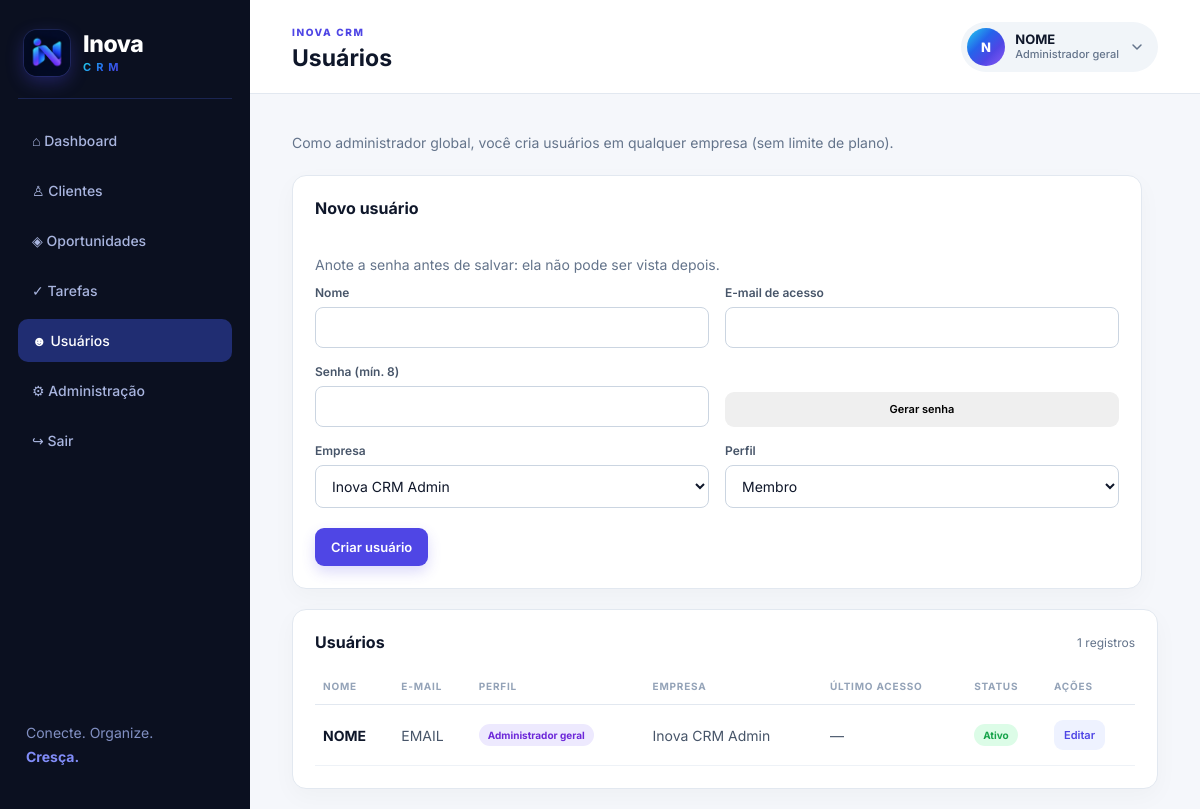
The app's page /index.php?page=users (signed in) with its own data.
### tables this page shows
CREATE TABLE IF NOT EXISTS users (id INT UNSIGNED AUTO_INCREMENT PRIMARY KEY,company_id INT UNSIGNED NOT NULL,name VARCHAR(160) NOT NULL,email VARCHAR(190) UNIQUE NOT NULL,avatar VARCHAR(120) NULL,job_title VARCHAR(80) NULL,phone VARCHAR(40) NULL,password_hash VARCHAR(255) NOT NULL,role ENUM('global_admin','owner','member') NOT NULL DEFAULT 'member',status ENUM('active','suspended') NOT NULL DEFAULT 'active',deleted TINYINT(1) NOT NULL DEFAULT 0,deleted_at DATETIME NULL,last_login_at DATETIME NULL,created_at DATETIME NOT NULL DEFAULT CURRENT_TIMESTAMP,FOREIGN KEY(company_id) REFERENCES companies(id),INDEX(company_id));

CREATE TABLE IF NOT EXISTS companies (id INT UNSIGNED AUTO_INCREMENT PRIMARY KEY,name VARCHAR(160) NOT NULL,owner_name VARCHAR(160) NOT NULL,email VARCHAR(190) NOT NULL,status ENUM('active','suspended') NOT NULL DEFAULT 'active',created_at DATETIME NOT NULL DEFAULT CURRENT_TIMESTAMP,INDEX(status));

### config/bootstrap.php (called while the page is built, shortened)
<?php
function env_value(string $key, ?string $default = null): ?string {
    foreach ([$_ENV[$key] ?? null, $_SERVER[$key] ?? null, getenv($key)] as $v) {
        if ($v !== null && $v !== false && $v !== '') return (string) $v;
    }
    return $default;
}
$configFile = __DIR__ . '/config.php';
$config = require $configFile;
require_once __DIR__ . '/../app/helpers.php';
require_once __DIR__ . '/../app/Database.php';
require_once __DIR__ . '/../app/profile.php';

### config/config.php (called while the page is built, shortened)
<?php
return [
    'app_name' => env_value('APP_NAME', 'Inova CRM'),
    'base_url' => env_value('APP_URL', ''),
    'timezone' => env_value('APP_TIMEZONE', 'America/Sao_Paulo'),
    'session_name' => env_value('SESSION_NAME', 'inova_crm_session'),
    'db' => [
        'host' => env_value('DB_HOST', 'localhost'),
        'port' => env_value('DB_PORT', '3306'),
        'name' => env_value('DB_DATABASE', 'inova_crm'),
        'user' => env_value('DB_USERNAME', 'inova_crm_user'),
        'pass' => env_value('DB_PASSWORD', ''),
        'charset' => env_value('DB_CHARSET', 'utf8mb4'),
    ],
];

### app/Database.php (called while the page is built, shortened)
<?php
final class Database {
 private static ?PDO $pdo=null;
 public static function connection(): PDO {
  if (self::$pdo) return self::$pdo;
  global $config;
  $d=$config['db']; $dsn="mysql:host={$d['host']};port={$d['port']};dbname={$d['name']};charset={$d['charset']}";
  self::$pdo=new PDO($dsn,$d['user'],$d['pass'],[PDO::ATTR_ERRMODE=>PDO::ERRMODE_EXCEPTION,PDO::ATTR_DEFAULT_FETCH_MODE=>PDO::FETCH_ASSOC,PDO::ATTR_EMULATE_PREPARES=>false]);
  return self::$pdo;
 }
}
function db(): PDO { return Database::connection(); }

### public/index.php (the view, shortened to what this page needs)
<?php
declare(strict_types=1); require __DIR__.'/../config/bootstrap.php';
$page=$_GET['page']??'dashboard';
 ?><?php
require_login(); if($page==='admin') require_admin();
if($page==='customers') customers_page(); elseif($page==='deals') deals_page(); elseif($page==='tasks') tasks_page(); elseif($page==='users') users_page(); elseif($page==='profile') profile_page(); elseif($page==='admin') admin_page(); else dashboard_page();
 ?>
<?php
function role_label(string $r):string{return ['global_admin'=>'Administrador geral','owner'=>'Responsável','member'=>'Membro'][$r]??$r;}
function users_page():void {
 $me=current_user(); $isAdmin=($me['role']??'')==='global_admin';
 layout_start('Usuários');
 if($isAdmin){
  $companies=db()->query('SELECT id,name FROM companies ORDER BY name')->fetchAll();
  $rows=db()->query('SELECT u.*,c.name company_name FROM users u JOIN companies c ON c.id=u.company_id WHERE u.deleted=0 ORDER BY u.created_at DESC')->fetchAll();
 } else {
  $q=db()->prepare('SELECT u.*,c.name company_name FROM users u JOIN companies c ON c.id=u.company_id WHERE u.company_id=? AND u.deleted=0 ORDER BY u.created_at DESC'); $q->execute([tenant_id()]); $rows=$q->fetchAll();
 }
 $limit=plan_limits()['users']; $used=count_tenant('users');
 ?><div class="page-actions"><p><?php if($isAdmin): ?>Como administrador global, você cria usuários em qualquer empresa (sem limite de plano).<?php else: ?>Seu plano permite <?=$limit?> usuário(s) · <?=$used?> em uso.<?php endif; ?></p></div>
<section class="card form-card"><div class="card-head"><h3>Novo usuário</h3></div><p style="margin:0 0 12px;color:#64748b">Anote a senha antes de salvar: ela não pode ser vista depois.</p><form method="post" autocomplete="off"><input type="hidden" name="_csrf" value="<?=csrf_token()?>"><div class="form-grid">
<label>Nome<input name="name" required maxlength="160"></label>
<label>E-mail de acesso<input type="email" name="email" required maxlength="190"></label>
<label>Senha (mín. 8)<input type="text" id="user-pass" name="password" required minlength="8" autocomplete="new-password"></label>
<label>&nbsp;<button type="button" class="btn small" onclick="var a='ABCDEFGHJKLMNPQRSTUVWXYZabcdefghijkmnopqrstuvwxyz23456789',r=new Uint32Array(12),o='';crypto.getRandomValues(r);for(var i=0;i<12;i++)o+=a[r[i]%a.length];document.getElementById('user-pass').value=o;">Gerar senha</button></label>
<?php if($isAdmin): ?><label>Empresa<select name="company_id" required><?php foreach($companies as $x): ?><option value="<?=(int)$x['id']?>"><?=e($x['name'])?></option><?php endforeach; ?></select></label><label>Perfil<select name="role"><option value="member">Membro</option><option value="owner">Responsável</option></select></label><?php endif; ?>
</div><button class="btn primary">Criar usuário</button></form></section>
<section class="card"><div class="card-head"><h3>Usuários</h3><span class="counter"><?=count($rows)?> registros</span></div><div class="table-wrap"><table><thead><tr><th>Nome</th><th>E-mail</th><th>Perfil</th><?php if($isAdmin): ?><th>Empresa</th><?php endif; ?><th>Último acesso</th><th>Status</th><?php if($isAdmin): ?><th class="col-actions">Ações</th><?php endif; ?></tr></thead><tbody><?php foreach($rows as $r): ?><tr><td><strong><?=e($r['name'])?></strong></td><td><?=e($r['email'])?></td><td><span class="badge <?=$r['role']==='member'?'new':'pro'?>"><?=e(role_label($r['role']))?></span></td><?php if($isAdmin): ?><td><?=e($r['company_name'])?></td><?php endif; ?><td><?=e($r['last_login_at']?date('d/m/Y H:i',strtotime($r['last_login_at'])):'—')?></td><td><span class="badge <?=$r['status']==='active'?'won':'lost'?>"><?=e($r['status']==='active'?'Ativo':'Suspenso')?></span></td><?php if($isAdmin): ?><td class="col-actions"><a class="btn small" style="margin:0;width:auto;background:#eef2ff;color:#4f46e5" href="index.php?page=users&edit=<?=(int)$r['id']?>">Editar</a><?php if($r['role']!=='global_admin' && (int)$r['id']!==(int)$me['id']) delete_button('users','delete_user','user_id',(int)$r['id'],'Excluir o usuário '.$r['email'].'?'); ?></td><?php endif; ?></tr><?php endforeach; ?></tbody></table></div></section><?php layout_end(); }

### app/helpers.php (shortened to what this page needs)
<?php
function e(mixed $v): string { return htmlspecialchars((string)$v, ENT_QUOTES, 'UTF-8'); }
function get_flash(): ?array { $f=$_SESSION['_flash']??null; unset($_SESSION['_flash']); return $f; }
function current_user(): ?array { return $_SESSION['user']??null; }
function require_login(): void {
    $q=db()->prepare('SELECT u.name,u.email,u.avatar,u.job_title,u.phone,u.role,u.status,u.deleted,c.status company_status,s.plan_code FROM users u JOIN companies c ON c.id=u.company_id LEFT JOIN company_subscriptions s ON s.company_id=c.id AND s.status="active" WHERE u.id=? LIMIT 1');
    $q->execute([$_SESSION['user']['id']]); $fresh=$q->fetch();
}
function favicon_tags(): string { return '<link rel="icon" href="favicon.ico" sizes="any"><link rel="icon" type="image/png" sizes="32x32" href="assets/favicon-32.png"><link rel="icon" type="image/png" sizes="192x192" href="assets/icon-192.png"><link rel="apple-touch-icon" href="assets/apple-touch-icon.png"><meta name="theme-color" content="#0b1020">'; }
    ?>
<?php
function layout_start(string $title): void { global $config; $u=current_user(); $flash=get_flash(); ?><!doctype html><html lang="pt-BR"><head><meta charset="utf-8"><meta name="viewport" content="width=device-width,initial-scale=1"><title><?=e($title)?> · Inova CRM</title><?=favicon_tags()?><link rel="stylesheet" href="assets/app.css"></head><body><div class="app-shell"><div class="sidebar-backdrop" data-nav-close></div><aside class="sidebar" id="sidebar" aria-label="Menu principal"><button type="button" class="nav-close" data-nav-close aria-label="Fechar menu">&times;</button><a class="brand" href="index.php" aria-label="Inova CRM - início"><img class="brand-mark" src="assets/brand-mark.png" alt="" width="46" height="46"><span class="brand-text"><strong>Inova</strong><em>CRM</em></span></a><nav><?php $cur=$_GET['page']??'dashboard'; $items=['dashboard'=>['index.php','⌂ Dashboard'],'customers'=>['index.php?page=customers','♙ Clientes'],'deals'=>['index.php?page=deals','◈ Oportunidades'],'tasks'=>['index.php?page=tasks','✓ Tarefas']]; if($u && in_array($u['role'],['owner','global_admin'],true)) $items['users']=['index.php?page=users','☻ Usuários']; if($u && $u['role']==='global_admin') $items['admin']=['index.php?page=admin','⚙ Administração']; foreach($items as $k=>$it): ?><a href="<?=$it[0]?>" class="<?=$cur===$k?'active':''?>"><?=$it[1]?></a><?php endforeach; ?><a href="index.php?page=logout">↪ Sair</a></nav><div class="side-foot">Conecte. Organize.<br><strong>Cresça.</strong></div></aside><main class="main"><header class="topbar"><button type="button" class="menu-btn" id="menu-btn" aria-label="Abrir menu" aria-controls="sidebar" aria-expanded="false"><span></span><span></span><span></span></button><div class="topbar-title"><span class="eyebrow">INOVA CRM</span><h1><?=e($title)?></h1></div><?php if($u): $rl=['global_admin'=>'Administrador geral','owner'=>'Responsável','member'=>'Membro'][$u['role']??'']??($u['role']??''); ?><div class="profile-menu"><button type="button" class="user-pill" id="profile-btn" aria-haspopup="true" aria-expanded="false" aria-controls="profile-dd"><?=avatar_html($u,'avatar-sm')?><span class="user-info"><b><?=e($u['name'])?></b><small><?=e(($u['job_title']??'')?:$rl)?></small></span><svg class="chev" viewBox="0 0 24 24" width="16" height="16" fill="none" stroke="currentColor" stroke-width="2.2" stroke-linecap="round" stroke-linejoin="round" aria-hidden="true"><path d="m6 9 6 6 6-6"/></svg></button><div class="profile-dd" id="profile-dd" hidden><div class="dd-head"><?=avatar_html($u,'avatar-md')?><div><strong><?=e($u['name'])?></strong><small><?=e($u['email']??'')?></small><span class="badge pro"><?=e($rl)?></span></div></div><a href="index.php?page=profile">Meu perfil</a><a href="index.php?page=logout" class="dd-out">Sair</a></div></div><?php endif; ?></header><?php if($flash): ?><div class="flash <?=$flash[0]?>"><?=e($flash[1])?></div><?php endif; ?><?php }
function layout_end(): void { ?></main></div></body></html><?php }

### app/profile.php (shortened to what this page needs)
<?php
function user_initials(string $name): string {
    $parts = preg_split('/\s+/u', trim($name), -1, PREG_SPLIT_NO_EMPTY) ?: [];
    $first = mb_strtoupper(mb_substr($parts[0], 0, 1));
    $last = count($parts) > 1 ? mb_strtoupper(mb_substr($parts[count($parts) - 1], 0, 1)) : '';
    return $first . $last;
}
function avatar_html(array $u, string $class = ''): string {
    $file = (string)($u['avatar'] ?? '');
    $class = trim('avatar ' . $class);
    return '<span class="' . e($class) . ' avatar-initials" aria-hidden="true">' . e(user_initials((string)($u['name'] ?? ''))) . '</span>';
}
    layout_start('Meu perfil'); ?>

### records on screen
users: name "N", name "NOME", job_title+role "Administrador geral", email "EMAIL", role "Administrador geral", company.name "Inova CRM Admin", last_login_at "—", status "Ativo"

### other values on screen
$it[1] "⌂ Dashboard"
$it[1] "♙ Clientes"
$it[1] "◈ Oportunidades"
$it[1] "✓ Tarefas"
$it[1] "☻ Usuários"
$it[1] "⚙ Administração"
$title "Usuários"
count($rows) "1"
form field company_id "Inova CRM Admin"
